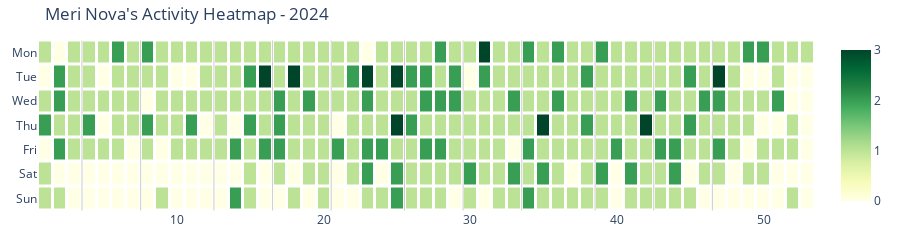
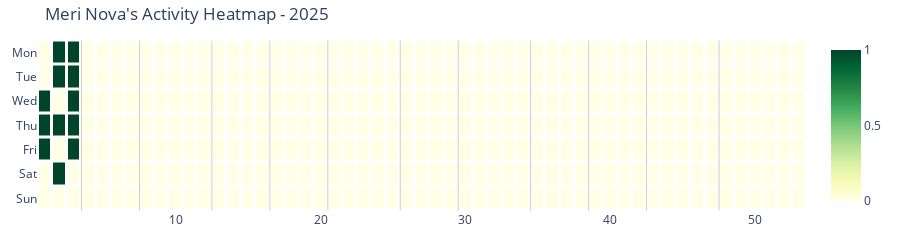

Notebook source saved alongside these figures, in order:
### Code cell
generate_plotly_heatmaps_for_years(
    response_data=data,
    years=[2024, 2025],
    name="Meri Nova",
    colorscale='YlGn'  # Try different colorscales: 'Viridis', 'Plasma', etc.
)

### Figure 1 — Plotly figure (JSON) as saved in the notebook; plotly's stock layout.template omitted (floating-point values rounded to 4 significant figures; data arrays with more than 128 entries replaced by an {"elided": "..."} marker saying what was removed)
{"data": [{"colorscale": [[0, "rgb(255,255,229)"], [0.125, "rgb(247,252,185)"], [0.25, "rgb(217,240,163)"], [0.375, "rgb(173,221,142)"], [0.5, "rgb(120,198,121)"], [0.625, "rgb(65,171,93)"], [0.75, "rgb(35,132,67)"], [0.875, "rgb(0,104,55)"], [1, "rgb(0,69,41)"]], "hoverinfo": "text", "showscale": true, "text": {"elided": "7x53 str values"}, "type": "heatmap", "x": [1, 2, 3, 4, 5, 6, 7, 8, 9, 10, 11, 12, 13, 14, 15, 16, 17, 18, 19, 20, 21, 22, 23, 24, 25, 26, 27, 28, 29, 30, 31, 32, 33, 34, 35, 36, 37, 38, 39, 40, 41, 42, 43, 44, 45, 46, 47, 48, 49, 50, 51, 52, 53], "xgap": 3, "y": ["Mon", "Tue", "Wed", "Thu", "Fri", "Sat", "Sun"], "ygap": 3, "z": {"elided": "7x53 int values"}}], "layout": {"height": 200, "margin": {"b": 20, "l": 20, "r": 20, "t": 40}, "plot_bgcolor": "white", "shapes": [{"line": {"color": "rgba(0,0,0,0.2)", "width": 1}, "type": "line", "x0": 3.5, "x1": 3.5, "y0": -0.5, "y1": 6.5}, {"line": {"color": "rgba(0,0,0,0.2)", "width": 1}, "type": "line", "x0": 7.5, "x1": 7.5, "y0": -0.5, "y1": 6.5}, {"line": {"color": "rgba(0,0,0,0.2)", "width": 1}, "type": "line", "x0": 12.5, "x1": 12.5, "y0": -0.5, "y1": 6.5}, {"line": {"color": "rgba(0,0,0,0.2)", "width": 1}, "type": "line", "x0": 16.5, "x1": 16.5, "y0": -0.5, "y1": 6.5}, {"line": {"color": "rgba(0,0,0,0.2)", "width": 1}, "type": "line", "x0": 20.5, "x1": 20.5, "y0": -0.5, "y1": 6.5}, {"line": {"color": "rgba(0,0,0,0.2)", "width": 1}, "type": "line", "x0": 25.5, "x1": 25.5, "y0": -0.5, "y1": 6.5}, {"line": {"color": "rgba(0,0,0,0.2)", "width": 1}, "type": "line", "x0": 29.5, "x1": 29.5, "y0": -0.5, "y1": 6.5}, {"line": {"color": "rgba(0,0,0,0.2)", "width": 1}, "type": "line", "x0": 33.5, "x1": 33.5, "y0": -0.5, "y1": 6.5}, {"line": {"color": "rgba(0,0,0,0.2)", "width": 1}, "type": "line", "x0": 38.5, "x1": 38.5, "y0": -0.5, "y1": 6.5}, {"line": {"color": "rgba(0,0,0,0.2)", "width": 1}, "type": "line", "x0": 42.5, "x1": 42.5, "y0": -0.5, "y1": 6.5}, {"line": {"color": "rgba(0,0,0,0.2)", "width": 1}, "type": "line", "x0": 46.5, "x1": 46.5, "y0": -0.5, "y1": 6.5}], "title": {"text": "Meri Nova's Activity Heatmap - 2024"}, "xaxis": {"showgrid": false}, "yaxis": {"autorange": "reversed", "showgrid": false}}}

### Figure 2 — Plotly figure (JSON) as saved in the notebook; plotly's stock layout.template omitted (floating-point values rounded to 4 significant figures; data arrays with more than 128 entries replaced by an {"elided": "..."} marker saying what was removed)
{"data": [{"colorscale": [[0, "rgb(255,255,229)"], [0.125, "rgb(247,252,185)"], [0.25, "rgb(217,240,163)"], [0.375, "rgb(173,221,142)"], [0.5, "rgb(120,198,121)"], [0.625, "rgb(65,171,93)"], [0.75, "rgb(35,132,67)"], [0.875, "rgb(0,104,55)"], [1, "rgb(0,69,41)"]], "hoverinfo": "text", "showscale": true, "text": {"elided": "7x53 str values"}, "type": "heatmap", "x": [1, 2, 3, 4, 5, 6, 7, 8, 9, 10, 11, 12, 13, 14, 15, 16, 17, 18, 19, 20, 21, 22, 23, 24, 25, 26, 27, 28, 29, 30, 31, 32, 33, 34, 35, 36, 37, 38, 39, 40, 41, 42, 43, 44, 45, 46, 47, 48, 49, 50, 51, 52, 53], "xgap": 3, "y": ["Mon", "Tue", "Wed", "Thu", "Fri", "Sat", "Sun"], "ygap": 3, "z": {"elided": "7x53 int values"}}], "layout": {"height": 200, "margin": {"b": 20, "l": 20, "r": 20, "t": 40}, "plot_bgcolor": "white", "shapes": [{"line": {"color": "rgba(0,0,0,0.2)", "width": 1}, "type": "line", "x0": 3.5, "x1": 3.5, "y0": -0.5, "y1": 6.5}, {"line": {"color": "rgba(0,0,0,0.2)", "width": 1}, "type": "line", "x0": 7.5, "x1": 7.5, "y0": -0.5, "y1": 6.5}, {"line": {"color": "rgba(0,0,0,0.2)", "width": 1}, "type": "line", "x0": 12.5, "x1": 12.5, "y0": -0.5, "y1": 6.5}, {"line": {"color": "rgba(0,0,0,0.2)", "width": 1}, "type": "line", "x0": 16.5, "x1": 16.5, "y0": -0.5, "y1": 6.5}, {"line": {"color": "rgba(0,0,0,0.2)", "width": 1}, "type": "line", "x0": 20.5, "x1": 20.5, "y0": -0.5, "y1": 6.5}, {"line": {"color": "rgba(0,0,0,0.2)", "width": 1}, "type": "line", "x0": 25.5, "x1": 25.5, "y0": -0.5, "y1": 6.5}, {"line": {"color": "rgba(0,0,0,0.2)", "width": 1}, "type": "line", "x0": 29.5, "x1": 29.5, "y0": -0.5, "y1": 6.5}, {"line": {"color": "rgba(0,0,0,0.2)", "width": 1}, "type": "line", "x0": 34.5, "x1": 34.5, "y0": -0.5, "y1": 6.5}, {"line": {"color": "rgba(0,0,0,0.2)", "width": 1}, "type": "line", "x0": 38.5, "x1": 38.5, "y0": -0.5, "y1": 6.5}, {"line": {"color": "rgba(0,0,0,0.2)", "width": 1}, "type": "line", "x0": 42.5, "x1": 42.5, "y0": -0.5, "y1": 6.5}, {"line": {"color": "rgba(0,0,0,0.2)", "width": 1}, "type": "line", "x0": 47.5, "x1": 47.5, "y0": -0.5, "y1": 6.5}], "title": {"text": "Meri Nova's Activity Heatmap - 2025"}, "xaxis": {"showgrid": false}, "yaxis": {"autorange": "reversed", "showgrid": false}}}
